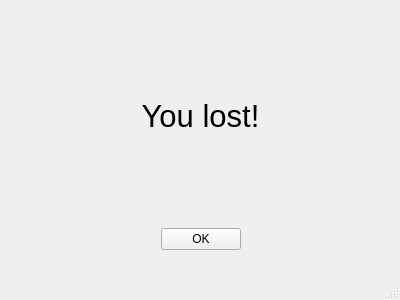
<?xml version="1.0" encoding="UTF-8"?>
<ui version="4.0">
 <class>popupwindow</class>
 <widget class="QMainWindow" name="popupwindow">
  <property name="geometry">
   <rect>
    <x>0</x>
    <y>0</y>
    <width>400</width>
    <height>300</height>
   </rect>
  </property>
  <property name="windowTitle">
   <string>MainWindow</string>
  </property>
  <widget class="QWidget" name="centralwidget">
   <widget class="QWidget" name="verticalLayoutWidget">
    <property name="geometry">
     <rect>
      <x>10</x>
      <y>9</y>
      <width>381</width>
      <height>241</height>
     </rect>
    </property>
    <layout class="QVBoxLayout" name="verticalLayout">
     <item>
      <widget class="QLabel" name="label">
       <property name="font">
        <font>
         <pointsize>23</pointsize>
        </font>
       </property>
       <property name="text">
        <string>You lost!</string>
       </property>
       <property name="alignment">
        <set>Qt::AlignCenter</set>
       </property>
      </widget>
     </item>
     <item>
      <layout class="QHBoxLayout" name="horizontalLayout">
       <item>
        <spacer name="horizontalSpacer">
         <property name="orientation">
          <enum>Qt::Horizontal</enum>
         </property>
         <property name="sizeHint" stdset="0">
          <size>
           <width>20</width>
           <height>20</height>
          </size>
         </property>
        </spacer>
       </item>
       <item>
        <widget class="QPushButton" name="pushButton">
         <property name="text">
          <string>OK</string>
         </property>
        </widget>
       </item>
       <item>
        <spacer name="horizontalSpacer_2">
         <property name="orientation">
          <enum>Qt::Horizontal</enum>
         </property>
         <property name="sizeHint" stdset="0">
          <size>
           <width>20</width>
           <height>20</height>
          </size>
         </property>
        </spacer>
       </item>
      </layout>
     </item>
    </layout>
   </widget>
  </widget>
  <widget class="QMenuBar" name="menubar">
   <property name="geometry">
    <rect>
     <x>0</x>
     <y>0</y>
     <width>400</width>
     <height>22</height>
    </rect>
   </property>
  </widget>
  <widget class="QStatusBar" name="statusbar"/>
 </widget>
 <resources/>
 <connections>
  <connection>
   <sender>pushButton</sender>
   <signal>clicked()</signal>
   <receiver>popupwindow</receiver>
   <slot>accept()</slot>
   <hints>
    <hint type="sourcelabel">
     <x>200</x>
     <y>255</y>
    </hint>
    <hint type="destinationlabel">
     <x>199</x>
     <y>149</y>
    </hint>
   </hints>
  </connection>
 </connections>
 <slots>
  <slot>accept()</slot>
 </slots>
</ui>
